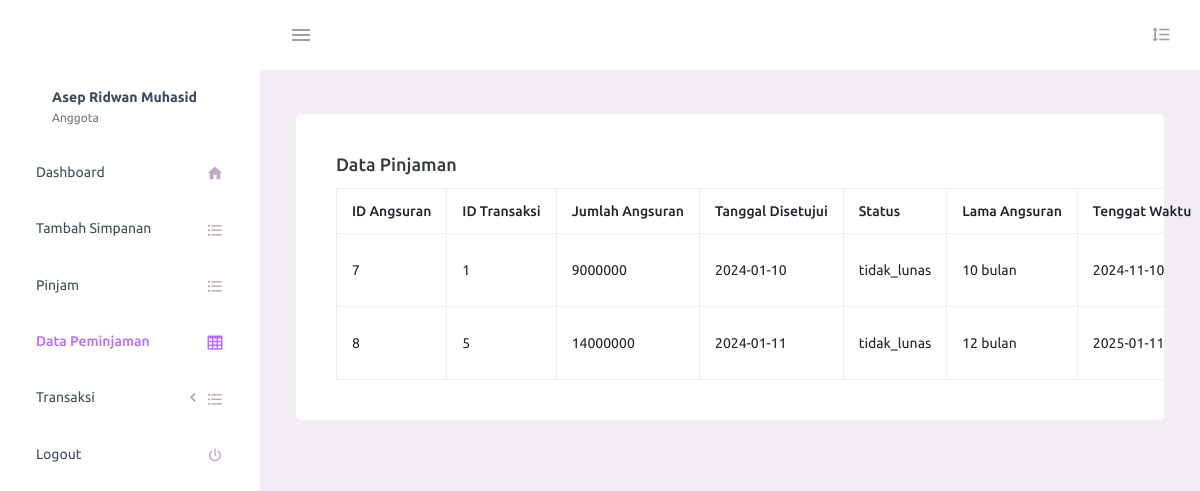
/anggota/pinjaman.php (signed in), run on the app's committed database.
### tables this page shows
CREATE TABLE `angsuran_berlangsung` (
  `id_angsuran` int(11) NOT NULL,
  `id_transaksi` int(11) DEFAULT NULL,
  `id_anggota` varchar(5) DEFAULT NULL,
  `jumlah_angsuran` bigint(20) DEFAULT NULL,
  `tanggal_disetujui` date NOT NULL DEFAULT curdate(),
  `bukti_transfer` varchar(255) DEFAULT NULL,
  `status` enum('lunas','tidak_lunas') NOT NULL DEFAULT 'tidak_lunas',
  `lama_angsuran` int(11) NOT NULL,
  `tenggat_waktu` date DEFAULT NULL
);

CREATE TABLE `permintaan_peminjaman` (
  `id_transaksi` int(11) NOT NULL,
  `id_anggota` varchar(5) DEFAULT NULL,
  `jumlah_peminjaman` bigint(20) DEFAULT NULL,
  `lama_angsuran` int(11) DEFAULT NULL,
  `syarat_peminjaman` varchar(255) DEFAULT NULL,
  `tanggal_pengajuan` date DEFAULT curdate(),
  `status` enum('menunggu','disetujui','ditolak') DEFAULT 'menunggu'
);

### anggota/pinjaman.php (the view, shortened to what this page needs)
<!DOCTYPE html>
<html lang="en">
<head>
    <link rel="stylesheet" href="../assets/vendors/mdi/css/materialdesignicons.min.css">
    <link rel="stylesheet" href="../assets/vendors/css/vendor.bundle.base.css">
    <link rel="stylesheet" href="../assets/css/style.css">
</head>
<body>
    <?php include 'header.php' ?>
    <?php include 'slidebar_anggota.php' ?>
    <div class="main-panel">
        <div class="content-wrapper">
            <div class="col-12 grid-margin stretch-card">
                <div class="card">
                    <div class="card-body">
                            <h2 class="card-title">Data Pinjaman</h2>
                            <?php
                            include '../control/koneksi.php';
                            $id_anggota = $_SESSION['id_anggota'];
                            $querySelect = "SELECT ab.id_angsuran, ab.id_transaksi, ab.jumlah_angsuran, ab.tanggal_disetujui, ab.status, ab.bukti_transfer, pp.lama_angsuran, DATE_ADD(ab.tanggal_disetujui, INTERVAL pp.lama_angsuran MONTH) AS tenggat_waktu
                                            FROM angsuran_berlangsung ab
                                            LEFT JOIN permintaan_peminjaman pp ON ab.id_transaksi = pp.id_transaksi
                                            WHERE ab.id_anggota = '$id_anggota'";
                            $result = mysqli_query($conn, $querySelect);
                            ?>
                            <table class="table table-bordered">
                                <thead>
                                    <tr>
                                        <th>ID Angsuran</th>
                                        <th>ID Transaksi</th>
                                        <th>Jumlah Angsuran</th>
                                        <th>Tanggal Disetujui</th>
                                        <th>Status</th>
                                        <th>Lama Angsuran</th>
                                        <th>Tenggat Waktu</th>
                                    </tr>
                                </thead>
                                <tbody>
                                    <?php
                                    if (mysqli_num_rows($result) > 0) {
                                        while ($row = mysqli_fetch_assoc($result)) {
                                            echo "<tr>";
                                            echo "<td>" . $row["id_angsuran"] . "</td>";
                                            echo "<td>" . $row["id_transaksi"] . "</td>";
                                            echo "<td>" . $row["jumlah_angsuran"] . "</td>";
                                            echo "<td>" . $row["tanggal_disetujui"] . "</td>";
                                            echo "<td>" . $row["status"] . "</td>";
                                            echo "<td>" . $row["lama_angsuran"] . " bulan</td>";
                                            echo "<td>" . $row["tenggat_waktu"] . "</td>";
                                            echo "</tr>";
                                        }
                                    } else {
                                        echo "<tr><td colspan='9'>Tidak ada data pinjaman untuk anggota ini.</td></tr>";
                                    }
                                    ?>
                                </tbody>
                            </table>
                    </div>
                </div>
            </div>
        </div>
    </div>
    <?php include "../public/footer.php" ?>
</body>
</html>

### data on the page
angsuran_berlangsung: id_angsuran "7", id_transaksi "1", jumlah_angsuran "9000000", tanggal_disetujui "2024-01-10", status "tidak_lunas", id_transaksi.lama_angsuran "10", tenggat_waktu "2024-11-10"
angsuran_berlangsung: id_angsuran "8", id_transaksi "5", jumlah_angsuran "14000000", tanggal_disetujui "2024-01-11", status "tidak_lunas", id_transaksi.lama_angsuran "12", tenggat_waktu "2025-01-11"

### other printed values
$_SESSION['nama'] "Asep Ridwan Muhasid"
